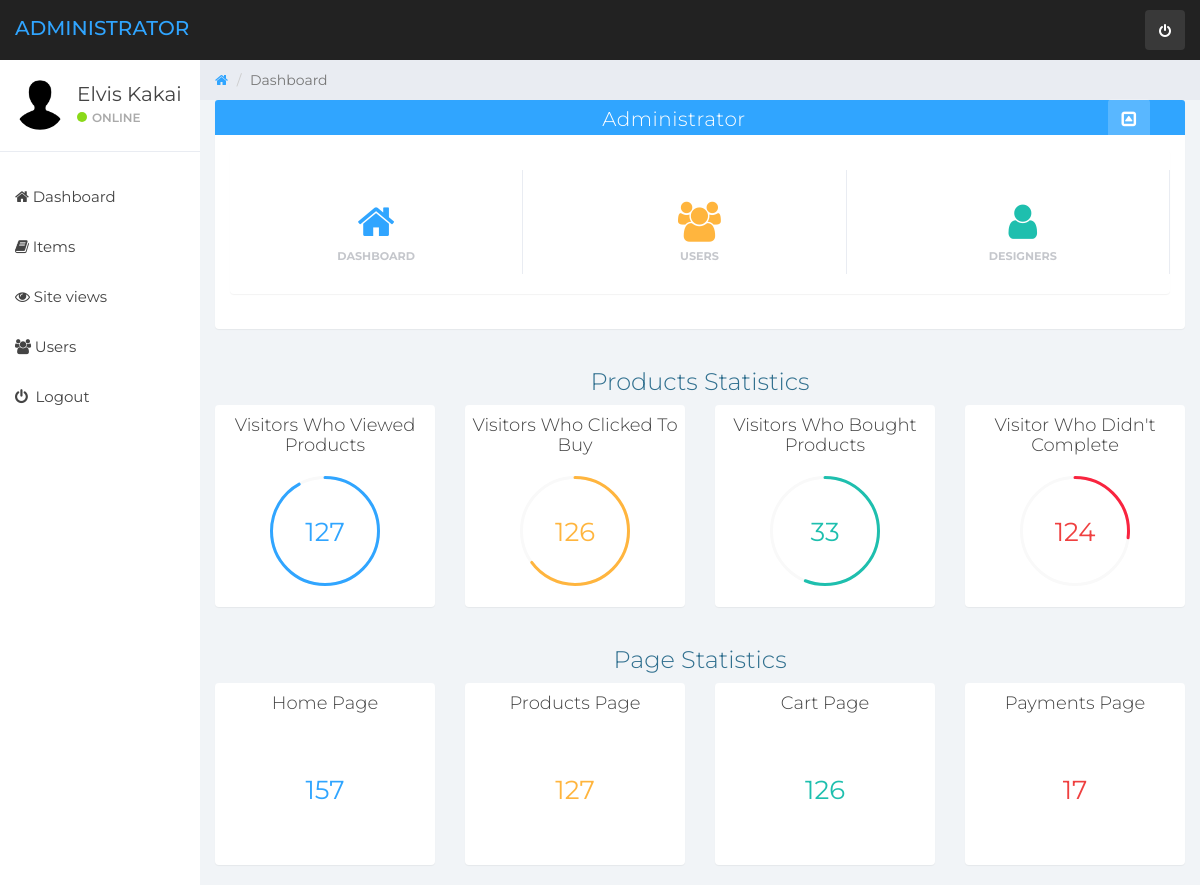
/admin/index.php (signed in), run on the app's committed database.
### tables this page shows
CREATE TABLE `page_visits` (
  `id` int(100) NOT NULL,
  `homepage` int(100) NOT NULL DEFAULT '1',
  `product` int(100) NOT NULL,
  `cart` int(100) NOT NULL,
  `payment` int(100) NOT NULL,
  `completed` int(100) NOT NULL
);

### admin/index.php (the view, shortened to what this page needs)
<?php include("header.php"); ?>
<?php include("sidebar.php"); ?>
    <div class="col-sm-9 col-sm-offset-3 col-lg-10 col-lg-offset-2 main">
        <div class="row">
            <ol class="breadcrumb">
                <li><a href="#">
                   <em class="fa fa-home"></em>
                </a></li>
                <li class="active">Dashboard</li>
            </ol>
        </div>
         <div class="row">
          <div class="col-md-12">
                <div class="panel panel-primary">
                    <div class="panel-heading text-center" style="height: 35px; padding: 0 40px;">Administrator
                        <span class="pull-right clickable panel-toggle"><em class="fa fa-toggle-up"></em></span></div>
                    <div class="panel-body">
                <div class="panel panel-container">
            <div class="row">
                <div class="col-xs-6 col-md-4 col-lg-4">
                    <div class="panel panel-teal panel-widget border-right">
                        <div class="row no-padding">
                           <h1><em class="fa fa-home color-blue"></em></h1>
                         <div class="text-muted">Dashboard</div>
                        </div>
                    </div>
                </div>
                <a href="users.php">
                <div class="col-xs-6 col-md-4 col-lg-4">
                   <div class="panel panel-blue panel-widget border-right">
                        <div class="row no-padding">
                           <h1><em class="fa fa-group color-orange"></em></h1>
                             <div class="text-muted">Users</div>
                        </div>
                    </div>
                   </div></a>
                 <a href="../designer/index.php">
                <div class="col-xs-6 col-md-4 col-lg-4">
                    <div class="panel panel-orange panel-widget border-right">
                        <div class="row no-padding">
                          <h1><em class="fa fa-user color-teal"></em></h1>
                             <div class="text-muted"> Designers</div>
                        </div>
                    </div>
                 </div></a>
            </div>
        </div>
      </div>
      </div>
      </div>
      </div>
      <?php include ("db.php");
          $result = mysqli_query($con,"SELECT * FROM  page_visits");
          while($row = mysqli_fetch_array($result)) {
              $Visitors = $row['homepage'];
              $product = $row['product'];
              $cart = $row['cart'];
              $payment = $row['payment'];
              $completed = $row['completed'];
            }
            $did_not_complete = $Visitors -$completed;
            ?>
      <div class="row">
      <h3 class="text-center text-info">Products Statistics</h3>
      <div class="col-xs-6 col-md-3">
        <div class="panel panel-default">
          <div class="panel-body easypiechart-panel">
            <h4>Visitors Who Viewed Products</h4>
            <div class="easypiechart" id="easypiechart-blue" data-percent="92" ><span class="percent"><?php echo $product;?></span></div>
          </div>
        </div>
      </div>
      <div class="col-xs-6 col-md-3">
        <div class="panel panel-default">
          <div class="panel-body easypiechart-panel">
            <h4>Visitors Who Clicked To Buy</h4>
            <div class="easypiechart" id="easypiechart-orange" data-percent="65" ><span class="percent"><?php echo $cart;?></span></div>
          </div>
        </div>
      </div>
      <div class="col-xs-6 col-md-3">
        <div class="panel panel-default">
          <div class="panel-body easypiechart-panel">
            <h4>Visitors Who Bought Products</h4>
            <div class="easypiechart" id="easypiechart-teal" data-percent="56" ><span class="percent"><?php echo $completed;?></span></div>
          </div>
        </div>
      </div>
      <div class="col-xs-6 col-md-3">
        <div class="panel panel-default">
          <div class="panel-body easypiechart-panel">
            <h4>Visitor Who Didn't Complete</h4>
            <div class="easypiechart" id="easypiechart-red" data-percent="27" ><span class="percent"><?php echo $did_not_complete;?></span></div>
          </div>
        </div>
      </div>
    </div>
    <div class="row">
    <h3 class="text-center text-info">Page Statistics</h3>
      <div class="col-xs-6 col-md-3">
        <div class="panel panel-default">
          <div class="panel-body easypiechart-panel">
            <h4>Home Page</h4>
            <div class="easypiechart" id="easypiechart-blue" data-percent="92" ><span class="percent"><?php echo $Visitors;?></span></div>
          </div>
        </div>
      </div>
      <div class="col-xs-6 col-md-3">
        <div class="panel panel-default">
          <div class="panel-body easypiechart-panel">
            <h4>Products Page</h4>
            <div class="easypiechart" id="easypiechart-orange" data-percent="65" ><span class="percent"><?php echo $product;?></span></div>
          </div>
        </div>
      </div>
      <div class="col-xs-6 col-md-3">
        <div class="panel panel-default">
          <div class="panel-body easypiechart-panel">
            <h4>Cart Page</h4>
            <div class="easypiechart" id="easypiechart-teal" data-percent="56" ><span class="percent"><?php echo $cart;?></span></div>
          </div>
        </div>
      </div>
      <div class="col-xs-6 col-md-3">
        <div class="panel panel-default">
          <div class="panel-body easypiechart-panel">
            <h4>Payments Page</h4>
            <div class="easypiechart" id="easypiechart-red" data-percent="27" ><span class="percent"><?php echo $payment;?></span></div>
          </div>
        </div>
      </div>
    </div>
         <?php include("footer.php"); ?>

### admin/sidebar.php (shortened to what this page needs)
<?php
 include ("db.php");
$result = mysqli_query($con,"SELECT * FROM admin WHERE email='{$_SESSION['email']}'");
 while($row = mysqli_fetch_array($result)) {?>
<div id="sidebar-collapse" class="col-sm-3 col-lg-2 sidebar">
        <div class="profile-sidebar">
            <div class="profile-userpic">
               <img src="11.png" width="50"/>
            </div>
            <div class="profile-usertitle">
               <div class="profile-usertitle-name"><?php echo $row['name'];?></div>
                <div class="profile-usertitle-status"><span class="indicator label-success"></span>Online</div>
            </div>
        </div>
        <ul class="nav menu">
         <li><a href="index.php"><em class="fa fa-home">&nbsp;</em>Dashboard</a></li>
          <li><a href="items.php"><em class="fa fa-book">&nbsp;</em>Items</a></li>
        <li class=""><a href="views.php"><em class="fa fa-eye">&nbsp;</em>Site views</a></li>
        <li class=""><a href="users.php"><em class="fa fa-group">&nbsp;</em>Users</a></li>
        <li class=""><a href="logout.php"><em class="fa fa-power-off">&nbsp;</em> Logout</a></li>
        </ul>
    </div>
     <?php } mysqli_close($con); ?>

### admin/css/styles.css (style rules this page uses)
body { background: #f1f4f7; padding-top: 60px; font-size: 14px; color: #444444; font-family: "Montserrat", "Helvetica Neue", Helvetica, Arial, sans-serif; }
a, a:hover, a:focus { color: #30a5ff; }
h1, h2, h3, h4, h5, h6 { color: #444444; }
h1 { font-weight: 300; font-size: 40px; }
h3, h4 { font-weight: 300; }
.text-muted { color: #c5c7cc; }
.color-blue { color: #30a5ff; }
.color-teal { color: #1ebfae; }
.color-orange { color: #ffb53e; }
.no-padding { padding: 0; margin: 0; }
.label-success { background-color: #8ad919; }
.panel { border: 0; }
.panel-container { padding-top: 20px; }
.panel-heading .fa-toggle-up, .panel-heading .fa-toggle-down { font-size: 17px; }
.panel-primary > .panel-heading { background-color: #30a5ff; color: #fff; border: none; }
.panel-primary .panel-settings, .panel-primary .panel-toggle, .panel-success .panel-settings, .panel-success .panel-toggle, .panel-info .panel-settings, .panel-info .panel-toggle, .panel-warning .panel-settings, .panel-warning .panel-toggle, .panel-danger .panel-settings, .panel-danger .panel-toggle { border: none; color: #fff; background-color: rgba(255, 255, 255, 0.2); }
.panel-blue { background: #30a5ff; color: #fff; }
.panel-teal { background: #1ebfae; color: #fff; }
.panel-orange { background: #ffb53e; color: #fff; }
.panel-heading { font-size: 20px; font-weight: 300; letter-spacing: 0.025em; height: 60px; line-height: 38px; }
.panel-widget { padding: 10px 0; position: relative; box-shadow: none; border-radius: 0; background: none; text-align: center; color: #333; }
.panel-widget .text-muted { margin-top: -6px; text-transform: uppercase; font-weight: bold; font-size: 0.8em; }
.panel-settings a, .panel-toggle { width: 40px; padding: 2px 0 0 0; }
.panel-settings, .panel-toggle { display: inline-block; margin: -1px -5px 0 15px !important; border-radius: 4px; text-align: center; border: 1px solid #e9ecf2; color: #7c7c7c; background: #fff; width: 42px; }
.clickable { cursor: pointer; }
.panel-heading span { margin: 0px; font-size: 14px; }
.border-right { border-right: 1px solid #dadbda; }
.panel .border-top, .panel .border-right, .panel .border-bottom, .panel .border-left { border-color: #e9ecf2; }
.sidebar { display: block; padding: 0; display: none; box-shadow: none; background: #fff; }
.sidebar ul { margin: 20px 0px; }
@media (min-width: 768px) { .sidebar { display: block; position: fixed; top: 60px; bottom: 0; left: 0; z-index: 1000; display: block; margin: 0; padding: 0; overflow-x: hidden; overflow-y: auto; } }
.sidebar ul.nav li a { height: 50px; font-size: 15px; line-height: 2em; color: #444444; }
.profile-sidebar { padding: 10px 0; border-bottom: 1px solid #e9ecf2; }
.indicator { width: 10px; height: 10px; display: inline-block; border-radius: 9999px; margin-right: 5px; }
.profile-userpic img { float: left; margin: 10px 0px 0px 15px; width: 50px; height: 50px; border-radius: 9999px !important; }
.profile-usertitle { float: left; text-align: left; margin: 10px 0 0 12px; }
.profile-usertitle-name { font-size: 20px; margin-bottom: 0px; }
.profile-usertitle-status { text-transform: uppercase; color: #AAA; font-size: 12px; font-weight: 600; margin-bottom: 15px; }
.breadcrumb { border-radius: 0; padding: 10px 15px 10px 15px; background: #e9ecf2; margin: 0; }
.easypiechart-panel { text-align: center; padding: 1px 0; margin-bottom: 20px; }
.easypiechart { position: relative; text-align: center; width: 120px; height: 120px; margin: 20px auto 10px auto; }
.easypiechart .percent { display: block; position: absolute; font-size: 26px; top: 38px; width: 120px; }
#easypiechart-blue .percent { color: #30a5ff; }
#easypiechart-teal .percent { color: #1ebfae; }
#easypiechart-orange .percent { color: #ffb53e; }
#easypiechart-red .percent { color: #ef4040; }

### data on the page
page_visits: product "127", cart "126", completed "33", did_not_complete "124", homepage "157", payment "17"

### other printed values
$row['name'] "Elvis Kakai"
